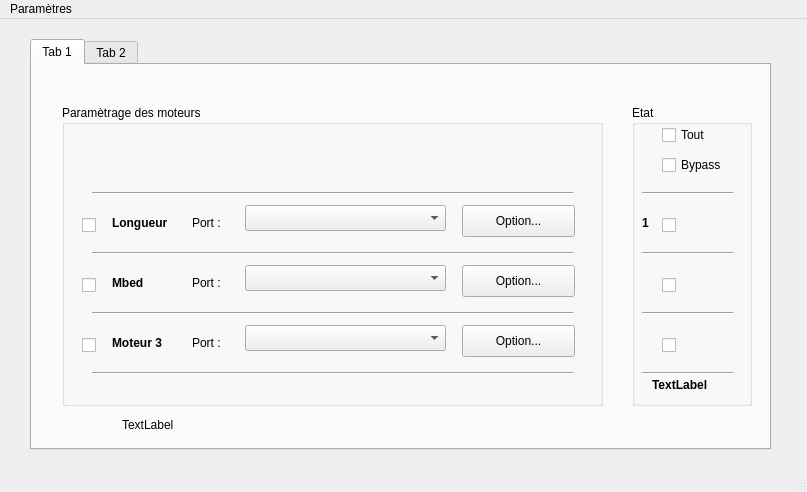
<?xml version="1.0" encoding="UTF-8"?>
<ui version="4.0">
 <class>Preferences</class>
 <widget class="QMainWindow" name="Preferences">
  <property name="geometry">
   <rect>
    <x>0</x>
    <y>0</y>
    <width>807</width>
    <height>492</height>
   </rect>
  </property>
  <property name="windowTitle">
   <string>MainWindow</string>
  </property>
  <widget class="QWidget" name="centralwidget">
   <widget class="QTabWidget" name="tabWidget">
    <property name="geometry">
     <rect>
      <x>30</x>
      <y>20</y>
      <width>741</width>
      <height>411</height>
     </rect>
    </property>
    <property name="maximumSize">
     <size>
      <width>741</width>
      <height>491</height>
     </size>
    </property>
    <property name="currentIndex">
     <number>0</number>
    </property>
    <widget class="QWidget" name="seq">
     <attribute name="title">
      <string>Tab 1</string>
     </attribute>
     <widget class="QDialogButtonBox" name="buttonBox">
      <property name="geometry">
       <rect>
        <x>290</x>
        <y>420</y>
        <width>164</width>
        <height>32</height>
       </rect>
      </property>
      <property name="standardButtons">
       <set>QDialogButtonBox::Cancel|QDialogButtonBox::Ok</set>
      </property>
     </widget>
     <widget class="QGroupBox" name="groupBox_2">
      <property name="geometry">
       <rect>
        <x>30</x>
        <y>40</y>
        <width>541</width>
        <height>301</height>
       </rect>
      </property>
      <property name="title">
       <string>Paramètrage des moteurs</string>
      </property>
      <widget class="QLabel" name="label_5">
       <property name="geometry">
        <rect>
         <x>50</x>
         <y>110</y>
         <width>61</width>
         <height>16</height>
        </rect>
       </property>
       <property name="font">
        <font>
         <weight>75</weight>
         <bold>true</bold>
        </font>
       </property>
       <property name="text">
        <string>Longueur</string>
       </property>
      </widget>
      <widget class="QLabel" name="label_6">
       <property name="geometry">
        <rect>
         <x>50</x>
         <y>170</y>
         <width>71</width>
         <height>16</height>
        </rect>
       </property>
       <property name="font">
        <font>
         <weight>75</weight>
         <bold>true</bold>
        </font>
       </property>
       <property name="text">
        <string>Mbed</string>
       </property>
      </widget>
      <widget class="QLabel" name="label_7">
       <property name="geometry">
        <rect>
         <x>50</x>
         <y>230</y>
         <width>61</width>
         <height>16</height>
        </rect>
       </property>
       <property name="font">
        <font>
         <weight>75</weight>
         <bold>true</bold>
        </font>
       </property>
       <property name="text">
        <string>Moteur 3</string>
       </property>
      </widget>
      <widget class="QComboBox" name="box1">
       <property name="geometry">
        <rect>
         <x>183</x>
         <y>100</y>
         <width>201</width>
         <height>26</height>
        </rect>
       </property>
      </widget>
      <widget class="QLabel" name="label_8">
       <property name="geometry">
        <rect>
         <x>130</x>
         <y>110</y>
         <width>41</width>
         <height>16</height>
        </rect>
       </property>
       <property name="text">
        <string>Port :</string>
       </property>
      </widget>
      <widget class="QPushButton" name="option1">
       <property name="geometry">
        <rect>
         <x>400</x>
         <y>100</y>
         <width>113</width>
         <height>32</height>
        </rect>
       </property>
       <property name="text">
        <string>Option...</string>
       </property>
      </widget>
      <widget class="Line" name="line">
       <property name="geometry">
        <rect>
         <x>30</x>
         <y>140</y>
         <width>481</width>
         <height>16</height>
        </rect>
       </property>
       <property name="orientation">
        <enum>Qt::Horizontal</enum>
       </property>
      </widget>
      <widget class="Line" name="line_2">
       <property name="geometry">
        <rect>
         <x>30</x>
         <y>80</y>
         <width>481</width>
         <height>16</height>
        </rect>
       </property>
       <property name="orientation">
        <enum>Qt::Horizontal</enum>
       </property>
      </widget>
      <widget class="Line" name="line_3">
       <property name="geometry">
        <rect>
         <x>30</x>
         <y>200</y>
         <width>481</width>
         <height>16</height>
        </rect>
       </property>
       <property name="orientation">
        <enum>Qt::Horizontal</enum>
       </property>
      </widget>
      <widget class="Line" name="line_4">
       <property name="geometry">
        <rect>
         <x>30</x>
         <y>260</y>
         <width>481</width>
         <height>16</height>
        </rect>
       </property>
       <property name="orientation">
        <enum>Qt::Horizontal</enum>
       </property>
      </widget>
      <widget class="QLabel" name="label_9">
       <property name="geometry">
        <rect>
         <x>130</x>
         <y>170</y>
         <width>41</width>
         <height>16</height>
        </rect>
       </property>
       <property name="text">
        <string>Port :</string>
       </property>
      </widget>
      <widget class="QComboBox" name="box2">
       <property name="geometry">
        <rect>
         <x>183</x>
         <y>160</y>
         <width>201</width>
         <height>26</height>
        </rect>
       </property>
      </widget>
      <widget class="QPushButton" name="option2">
       <property name="geometry">
        <rect>
         <x>400</x>
         <y>160</y>
         <width>113</width>
         <height>32</height>
        </rect>
       </property>
       <property name="text">
        <string>Option...</string>
       </property>
      </widget>
      <widget class="QLabel" name="label_10">
       <property name="geometry">
        <rect>
         <x>130</x>
         <y>230</y>
         <width>41</width>
         <height>16</height>
        </rect>
       </property>
       <property name="text">
        <string>Port :</string>
       </property>
      </widget>
      <widget class="QComboBox" name="box3">
       <property name="geometry">
        <rect>
         <x>183</x>
         <y>220</y>
         <width>201</width>
         <height>26</height>
        </rect>
       </property>
      </widget>
      <widget class="QPushButton" name="option3">
       <property name="geometry">
        <rect>
         <x>400</x>
         <y>220</y>
         <width>113</width>
         <height>32</height>
        </rect>
       </property>
       <property name="text">
        <string>Option...</string>
       </property>
      </widget>
      <widget class="QCheckBox" name="activate1">
       <property name="geometry">
        <rect>
         <x>20</x>
         <y>110</y>
         <width>21</width>
         <height>20</height>
        </rect>
       </property>
       <property name="text">
        <string/>
       </property>
      </widget>
      <widget class="QCheckBox" name="activate2">
       <property name="geometry">
        <rect>
         <x>20</x>
         <y>170</y>
         <width>21</width>
         <height>20</height>
        </rect>
       </property>
       <property name="text">
        <string/>
       </property>
      </widget>
      <widget class="QCheckBox" name="activate3">
       <property name="geometry">
        <rect>
         <x>20</x>
         <y>230</y>
         <width>21</width>
         <height>20</height>
        </rect>
       </property>
       <property name="text">
        <string/>
       </property>
      </widget>
     </widget>
     <widget class="QGroupBox" name="groupBox_3">
      <property name="geometry">
       <rect>
        <x>600</x>
        <y>40</y>
        <width>120</width>
        <height>301</height>
       </rect>
      </property>
      <property name="title">
       <string>Etat</string>
      </property>
      <widget class="QCheckBox" name="connect1">
       <property name="geometry">
        <rect>
         <x>30</x>
         <y>110</y>
         <width>101</width>
         <height>20</height>
        </rect>
       </property>
       <property name="text">
        <string/>
       </property>
      </widget>
      <widget class="QCheckBox" name="connect2">
       <property name="geometry">
        <rect>
         <x>30</x>
         <y>170</y>
         <width>101</width>
         <height>20</height>
        </rect>
       </property>
       <property name="text">
        <string/>
       </property>
      </widget>
      <widget class="QCheckBox" name="connect3">
       <property name="geometry">
        <rect>
         <x>30</x>
         <y>230</y>
         <width>101</width>
         <height>20</height>
        </rect>
       </property>
       <property name="text">
        <string/>
       </property>
      </widget>
      <widget class="Line" name="line_5">
       <property name="geometry">
        <rect>
         <x>10</x>
         <y>260</y>
         <width>91</width>
         <height>16</height>
        </rect>
       </property>
       <property name="orientation">
        <enum>Qt::Horizontal</enum>
       </property>
      </widget>
      <widget class="Line" name="line_6">
       <property name="geometry">
        <rect>
         <x>10</x>
         <y>200</y>
         <width>91</width>
         <height>16</height>
        </rect>
       </property>
       <property name="orientation">
        <enum>Qt::Horizontal</enum>
       </property>
      </widget>
      <widget class="Line" name="line_7">
       <property name="geometry">
        <rect>
         <x>10</x>
         <y>140</y>
         <width>91</width>
         <height>16</height>
        </rect>
       </property>
       <property name="orientation">
        <enum>Qt::Horizontal</enum>
       </property>
      </widget>
      <widget class="Line" name="line_8">
       <property name="geometry">
        <rect>
         <x>10</x>
         <y>80</y>
         <width>91</width>
         <height>16</height>
        </rect>
       </property>
       <property name="orientation">
        <enum>Qt::Horizontal</enum>
       </property>
      </widget>
      <widget class="QCheckBox" name="all">
       <property name="geometry">
        <rect>
         <x>30</x>
         <y>20</y>
         <width>87</width>
         <height>20</height>
        </rect>
       </property>
       <property name="text">
        <string>Tout</string>
       </property>
      </widget>
      <widget class="QLabel" name="status">
       <property name="geometry">
        <rect>
         <x>20</x>
         <y>270</y>
         <width>81</width>
         <height>20</height>
        </rect>
       </property>
       <property name="font">
        <font>
         <weight>75</weight>
         <bold>true</bold>
        </font>
       </property>
       <property name="text">
        <string>TextLabel</string>
       </property>
       <property name="alignment">
        <set>Qt::AlignJustify|Qt::AlignVCenter</set>
       </property>
      </widget>
      <widget class="QLabel" name="aide">
       <property name="geometry">
        <rect>
         <x>10</x>
         <y>110</y>
         <width>16</width>
         <height>16</height>
        </rect>
       </property>
       <property name="font">
        <font>
         <weight>75</weight>
         <bold>true</bold>
        </font>
       </property>
       <property name="text">
        <string>1</string>
       </property>
      </widget>
      <widget class="QCheckBox" name="bypass">
       <property name="geometry">
        <rect>
         <x>30</x>
         <y>50</y>
         <width>87</width>
         <height>20</height>
        </rect>
       </property>
       <property name="text">
        <string>Bypass</string>
       </property>
      </widget>
     </widget>
     <widget class="QLabel" name="info">
      <property name="geometry">
       <rect>
        <x>90</x>
        <y>350</y>
        <width>441</width>
        <height>20</height>
       </rect>
      </property>
      <property name="text">
       <string>TextLabel</string>
      </property>
     </widget>
    </widget>
    <widget class="QWidget" name="moteurs">
     <attribute name="title">
      <string>Tab 2</string>
     </attribute>
     <widget class="QGroupBox" name="groupBox">
      <property name="geometry">
       <rect>
        <x>50</x>
        <y>40</y>
        <width>261</width>
        <height>321</height>
       </rect>
      </property>
      <property name="title">
       <string>Paramètres</string>
      </property>
      <widget class="QLineEdit" name="time">
       <property name="geometry">
        <rect>
         <x>140</x>
         <y>210</y>
         <width>101</width>
         <height>21</height>
        </rect>
       </property>
      </widget>
      <widget class="QLineEdit" name="minPos">
       <property name="geometry">
        <rect>
         <x>140</x>
         <y>130</y>
         <width>101</width>
         <height>21</height>
        </rect>
       </property>
       <property name="text">
        <string/>
       </property>
      </widget>
      <widget class="QLabel" name="label">
       <property name="geometry">
        <rect>
         <x>20</x>
         <y>50</y>
         <width>91</width>
         <height>20</height>
        </rect>
       </property>
       <property name="text">
        <string>Vitesse max</string>
       </property>
      </widget>
      <widget class="QLabel" name="label_2">
       <property name="geometry">
        <rect>
         <x>10</x>
         <y>90</y>
         <width>111</width>
         <height>20</height>
        </rect>
       </property>
       <property name="text">
        <string>Acceleration max</string>
       </property>
      </widget>
      <widget class="QLabel" name="label_3">
       <property name="geometry">
        <rect>
         <x>10</x>
         <y>210</y>
         <width>121</width>
         <height>20</height>
        </rect>
       </property>
       <property name="text">
        <string>Attente par défaut</string>
       </property>
      </widget>
      <widget class="QLabel" name="label_4">
       <property name="geometry">
        <rect>
         <x>20</x>
         <y>130</y>
         <width>81</width>
         <height>20</height>
        </rect>
       </property>
       <property name="text">
        <string>Position min</string>
       </property>
      </widget>
      <widget class="QLineEdit" name="maxPos">
       <property name="geometry">
        <rect>
         <x>140</x>
         <y>170</y>
         <width>101</width>
         <height>21</height>
        </rect>
       </property>
      </widget>
      <widget class="QLabel" name="label_11">
       <property name="geometry">
        <rect>
         <x>20</x>
         <y>170</y>
         <width>81</width>
         <height>20</height>
        </rect>
       </property>
       <property name="text">
        <string>Position max</string>
       </property>
      </widget>
      <widget class="QLineEdit" name="speed">
       <property name="geometry">
        <rect>
         <x>140</x>
         <y>50</y>
         <width>101</width>
         <height>21</height>
        </rect>
       </property>
      </widget>
      <widget class="QLineEdit" name="acc">
       <property name="geometry">
        <rect>
         <x>140</x>
         <y>90</y>
         <width>101</width>
         <height>21</height>
        </rect>
       </property>
      </widget>
      <widget class="QLabel" name="label_14">
       <property name="geometry">
        <rect>
         <x>8</x>
         <y>250</y>
         <width>111</width>
         <height>20</height>
        </rect>
       </property>
       <property name="text">
        <string>Chemin séquences</string>
       </property>
      </widget>
      <widget class="QLineEdit" name="path">
       <property name="geometry">
        <rect>
         <x>140</x>
         <y>250</y>
         <width>101</width>
         <height>21</height>
        </rect>
       </property>
      </widget>
     </widget>
     <widget class="QGroupBox" name="groupBox_4">
      <property name="geometry">
       <rect>
        <x>480</x>
        <y>40</y>
        <width>211</width>
        <height>321</height>
       </rect>
      </property>
      <property name="title">
       <string>Informations</string>
      </property>
      <widget class="QLabel" name="label_12">
       <property name="geometry">
        <rect>
         <x>20</x>
         <y>40</y>
         <width>111</width>
         <height>16</height>
        </rect>
       </property>
       <property name="text">
        <string>Taille séquence :</string>
       </property>
      </widget>
      <widget class="QLabel" name="label_13">
       <property name="geometry">
        <rect>
         <x>20</x>
         <y>80</y>
         <width>111</width>
         <height>16</height>
        </rect>
       </property>
       <property name="text">
        <string>Durée totale :</string>
       </property>
      </widget>
      <widget class="QLabel" name="tailleseq">
       <property name="geometry">
        <rect>
         <x>130</x>
         <y>40</y>
         <width>61</width>
         <height>16</height>
        </rect>
       </property>
       <property name="text">
        <string>TextLabel</string>
       </property>
      </widget>
      <widget class="QLabel" name="duree">
       <property name="geometry">
        <rect>
         <x>130</x>
         <y>80</y>
         <width>61</width>
         <height>16</height>
        </rect>
       </property>
       <property name="text">
        <string>TextLabel</string>
       </property>
      </widget>
     </widget>
    </widget>
   </widget>
  </widget>
  <widget class="QMenuBar" name="menubar">
   <property name="geometry">
    <rect>
     <x>0</x>
     <y>0</y>
     <width>807</width>
     <height>26</height>
    </rect>
   </property>
   <widget class="QMenu" name="menuActions">
    <property name="title">
     <string>Paramètres</string>
    </property>
    <addaction name="actionSauvegarder"/>
    <addaction name="actionCharger"/>
    <addaction name="actionCharger_2"/>
   </widget>
   <addaction name="menuActions"/>
  </widget>
  <widget class="QStatusBar" name="statusbar"/>
  <action name="actionSauvegarder">
   <property name="text">
    <string>Sauvegarder</string>
   </property>
  </action>
  <action name="actionCharger">
   <property name="text">
    <string>Charger</string>
   </property>
  </action>
  <action name="actionCharger_2">
   <property name="text">
    <string>Charger...</string>
   </property>
  </action>
 </widget>
 <resources/>
 <connections/>
</ui>
